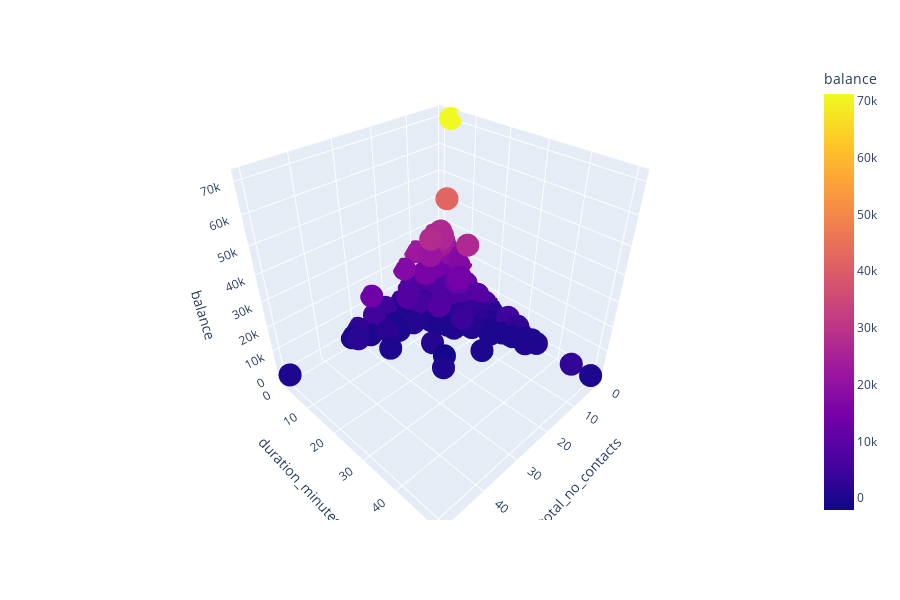

Notebook source saved alongside this figure:
### Markdown cell above
# Relation Between Average Annual Balance and Customer Interest in Marketing Campaign

### Code cell
temp_df = df.copy()
temp_df['duration_minutes'] = temp_df['duration'] / 60
temp_df['total_no_contacts'] = temp_df['campaign'] + temp_df['previous']
fig = px.scatter_3d(temp_df, x='total_no_contacts', y='duration_minutes', z='balance',
              color='balance')
fig.update_layout(
    height=600
)
fig.show()

### Figure 1 — Plotly figure (JSON) as saved in the notebook; plotly's stock layout.template omitted (floating-point values rounded to 4 significant figures; data arrays with more than 128 entries replaced by an {"elided": "..."} marker saying what was removed)
{"data": [{"hovertemplate": "total_no_contacts=%{x}<br>duration_minutes=%{y}<br>balance=%{marker.color}<extra></extra>", "legendgroup": "", "marker": {"color": {"elided": "3999 int values"}, "coloraxis": "coloraxis", "symbol": "circle"}, "mode": "markers", "name": "", "scene": "scene", "showlegend": false, "type": "scatter3d", "x": {"elided": "3999 int values"}, "y": {"elided": "3999 float values"}, "z": {"elided": "3999 int values"}}], "layout": {"coloraxis": {"colorbar": {"title": {"text": "balance"}}, "colorscale": [[0, "#0d0887"], [0.1111, "#46039f"], [0.2222, "#7201a8"], [0.3333, "#9c179e"], [0.4444, "#bd3786"], [0.5556, "#d8576b"], [0.6667, "#ed7953"], [0.7778, "#fb9f3a"], [0.8889, "#fdca26"], [1, "#f0f921"]]}, "height": 600, "legend": {"tracegroupgap": 0}, "margin": {"t": 60}, "scene": {"domain": {"x": [0, 1], "y": [0, 1]}, "xaxis": {"title": {"text": "total_no_contacts"}}, "yaxis": {"title": {"text": "duration_minutes"}}, "zaxis": {"title": {"text": "balance"}}}}}
